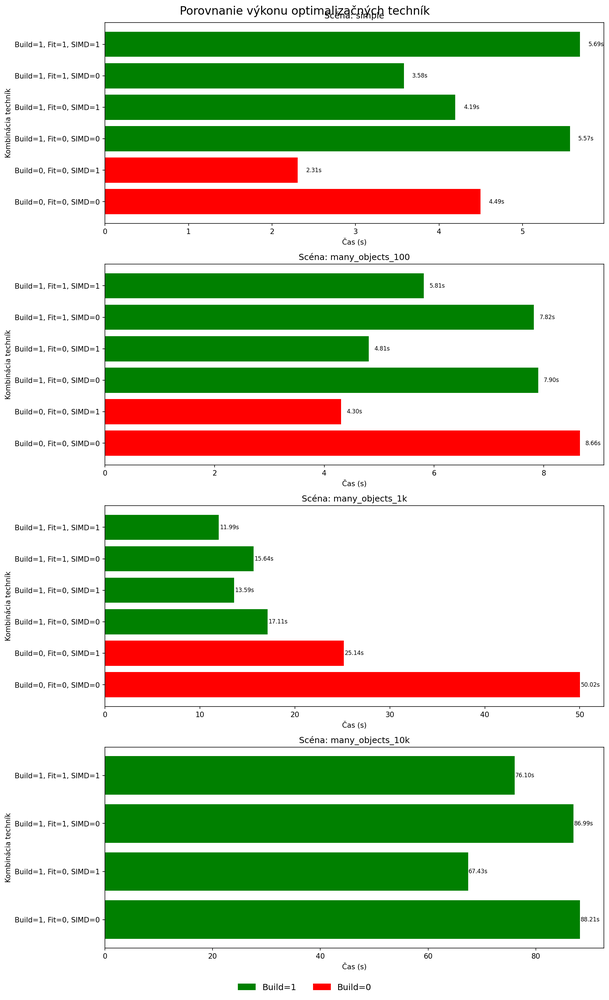
#> input picture benchmark_comparison.png, 609 x 1000 px, shrunk from 1782 x 2927 before the run
$ python -i denoiser.py   (imports and definitions only)
#> lines starting #> are read from the running program, lines starting #| are printed output that depends on the picture
import numpy as np
import cv2

class Denoiser:
    """Denoising algorithms"""

    def __init__(self):
        self.available_methods = ['bilateral', 'nlmeans', 'gaussian', 'median', 'neural']

    def denoise(self, image: np.ndarray, method: str = 'bilateral', **kwargs) -> np.ndarray:
        """Apply denoising to image"""
        # Vstup je v rozsahu [0,1], prevod na uint8
        image_uint8 = (np.clip(image, 0, 1) * 255).astype(np.uint8)

        if method == 'bilateral':
            return self._bilateral_denoise(image_uint8, **kwargs)
        elif method == 'nlmeans':
            return self._nlmeans_denoise(image_uint8, **kwargs)
        elif method == 'gaussian':
            return self._gaussian_denoise(image_uint8, **kwargs)
        elif method == 'median':
            return self._median_denoise(image_uint8, **kwargs)
        elif method == 'neural':
            return self._neural_denoise(image_uint8, **kwargs)
        else:
            raise ValueError(f"Unknown denoising method: {method}")

    def _bilateral_denoise(self, image: np.ndarray, d: int = 9,
                          sigma_color: float = 75, sigma_space: float = 75) -> np.ndarray:
        denoised = cv2.bilateralFilter(image, d, sigma_color, sigma_space)
        return denoised.astype(np.float32) / 255.0

    def _nlmeans_denoise(self, image: np.ndarray, h: float = 10,
                        template_window_size: int = 7, search_window_size: int = 21) -> np.ndarray:
        denoised = cv2.fastNlMeansDenoisingColored(
            image, None, h, h, template_window_size, search_window_size
        )
        return denoised.astype(np.float32) / 255.0

    def _gaussian_denoise(self, image: np.ndarray, kernel_size: int = 5,
                         sigma: float = 1.0) -> np.ndarray:
        denoised = cv2.GaussianBlur(image, (kernel_size, kernel_size), sigma)
        return denoised.astype(np.float32) / 255.0

    def _median_denoise(self, image: np.ndarray, kernel_size: int = 5) -> np.ndarray:
        denoised = cv2.medianBlur(image, kernel_size)
        return denoised.astype(np.float32) / 255.0

    def _neural_denoise(self, image: np.ndarray, **kwargs) -> np.ndarray:
        """
        Neural network denoising.
        TODO: Implement actual neural network inference (e.g., OpenCV DNN).
        """
        # Placeholder: return original image
        print("Neural denoising not implemented yet, returning original image.")
        return image.astype(np.float32) / 255.0

>>> import cv2
>>> picture = cv2.imread('benchmark_comparison.png')
#> picture is the input picture: shape (1000, 609, 3); mean B, G, R 164.6, 197.3, 185.7
>>> result = Denoiser().denoise(picture)
#> in denoise, `image_uint8 = (np.clip(image, 0, 1) * 255).astype(np.uint8)`:
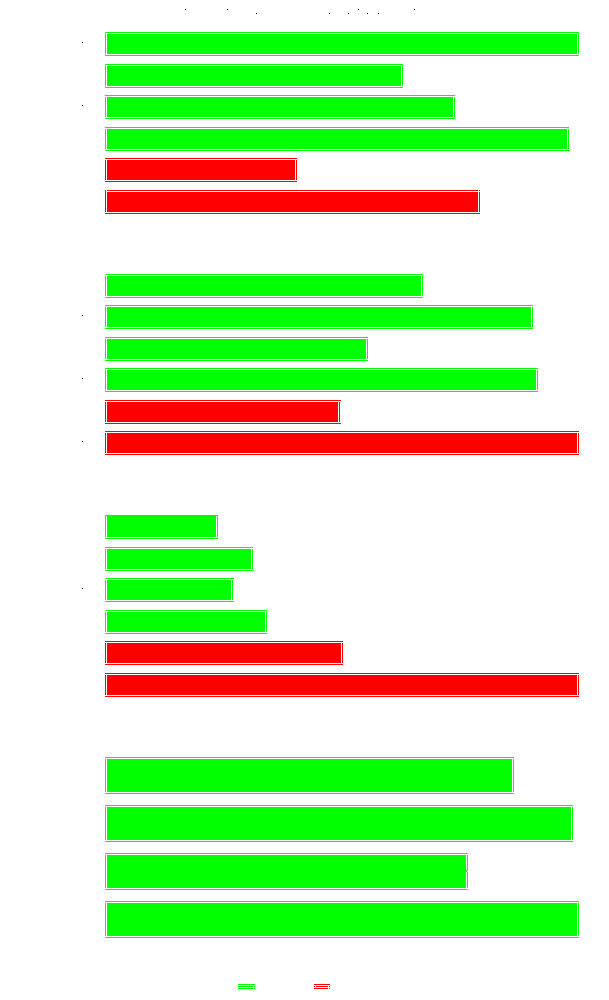
#> image_uint8: shape (1000, 609, 3); mean B, G, R 178.9, 236.8, 197.1

$ run again, on box_build.png
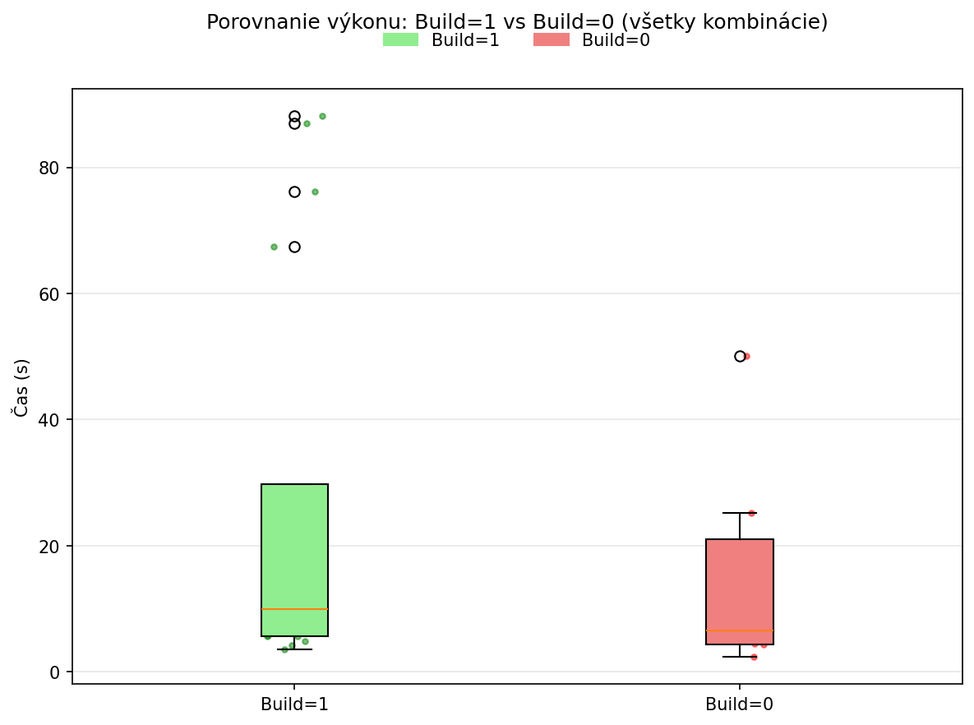
#> input picture box_build.png, 974 x 725 px, shrunk from 1185 x 882 before the run
#> picture is the input picture: shape (725, 974, 3); mean B, G, R 247.9, 249.4, 249.2
#> in denoise, `image_uint8 = (np.clip(image, 0, 1) * 255).astype(np.uint8)`:
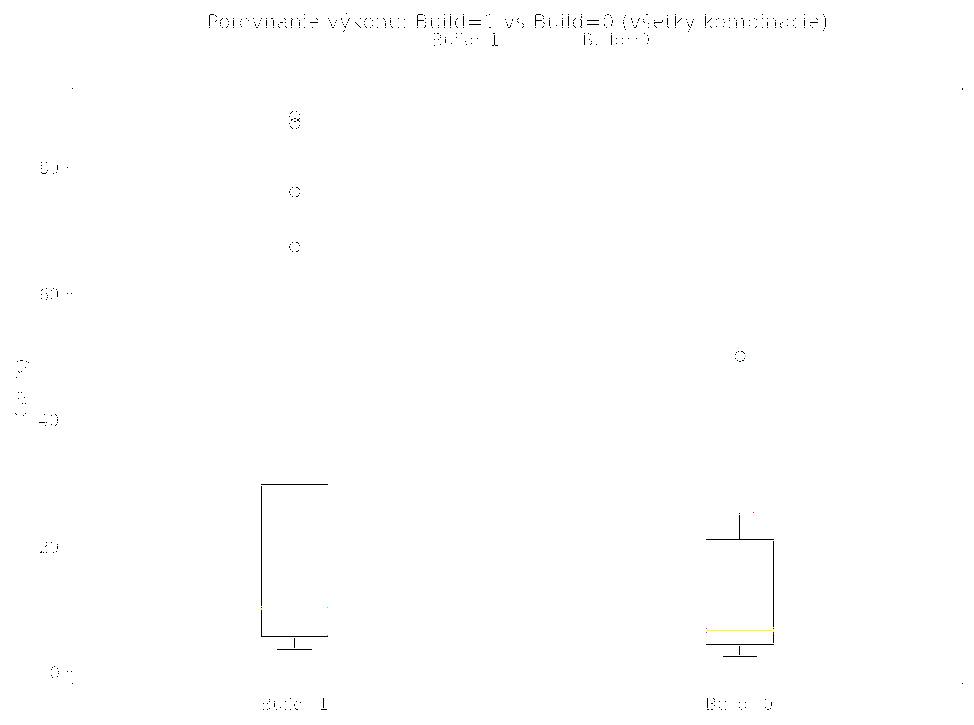
#> image_uint8: shape (725, 974, 3); mean B, G, R 254.4, 254.4, 254.4

$ run again, on build_aggregated.png
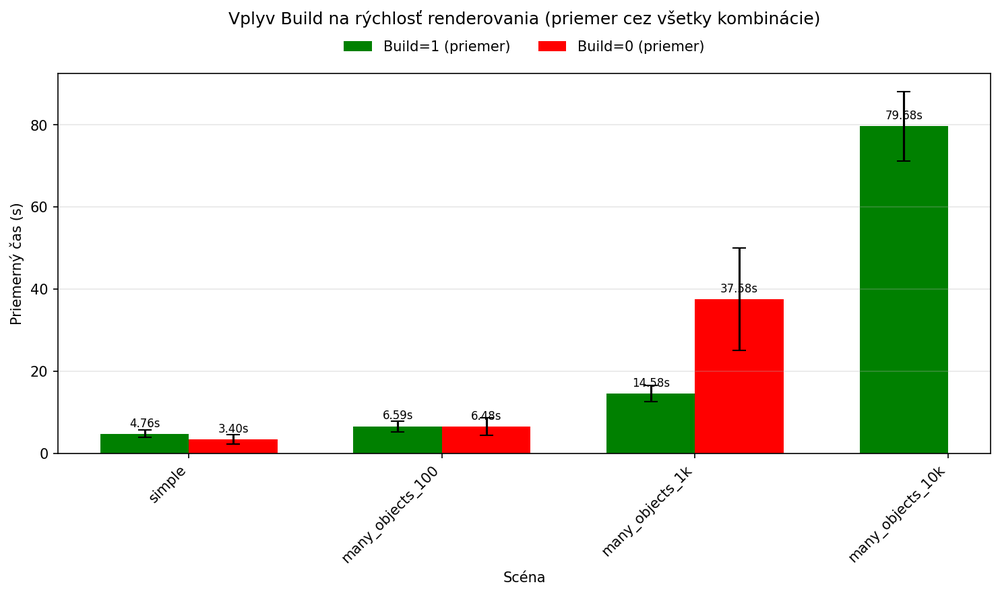
#> input picture build_aggregated.png, 1000 x 595 px, shrunk from 1484 x 883 before the run
#> picture is the input picture: shape (595, 1000, 3); mean B, G, R 227, 235.2, 234.4
#> in denoise, `image_uint8 = (np.clip(image, 0, 1) * 255).astype(np.uint8)`:
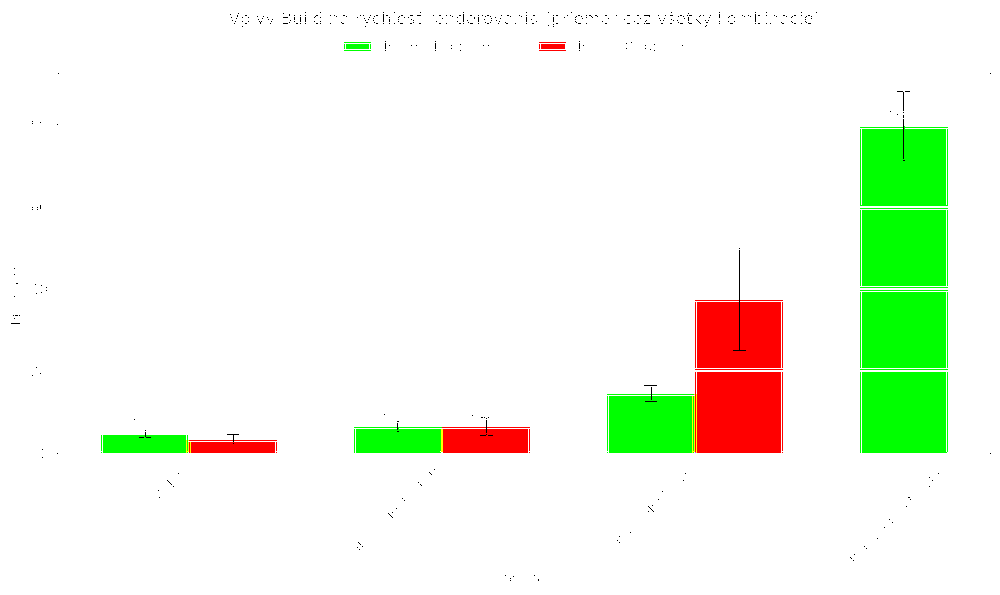
#> image_uint8: shape (595, 1000, 3); mean B, G, R 232.2, 247.7, 239.3
